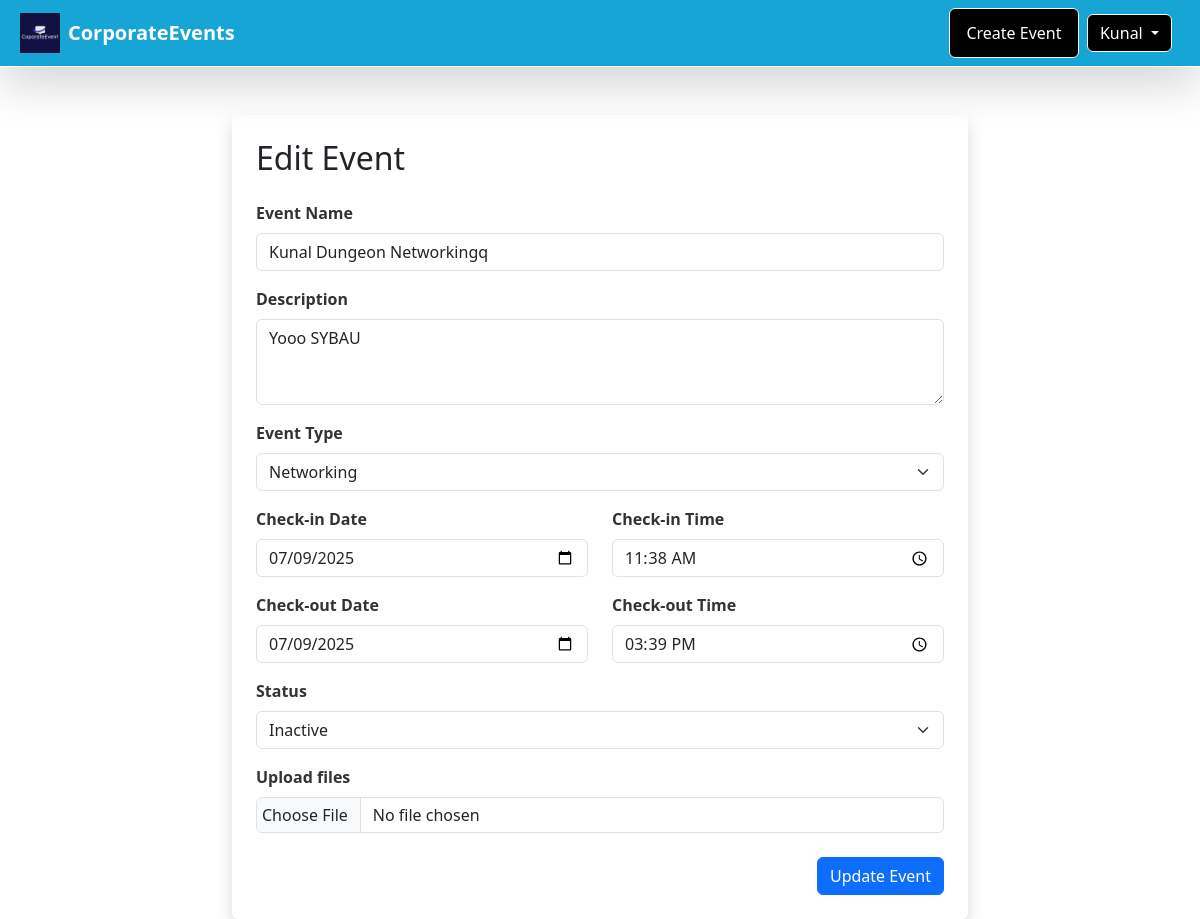
/edit_event/2 (signed in), run on the app's committed database.
### website/models.py (models this page shows, shortened)
class User(db.Model, UserMixin):
    __tablename__ = 'users'
    id = db.Column(db.Integer, primary_key=True)
    first_name = db.Column(db.String(50), nullable=False)
    last_name = db.Column(db.String(50), nullable=False)
    email = db.Column(db.String(100), nullable=False, unique=True)
    contact = db.Column(db.String(15), nullable=False)
    address = db.Column(db.String(200), nullable=False)
    user_name = db.Column(db.String(100), nullable=False, unique=True)
    password = db.Column(db.String(200), nullable=False)

class Event(db.Model):
    __tablename__ = 'events'
    id = db.Column(db.Integer, primary_key=True)
    event_name = db.Column(db.String(100), nullable=False)
    description = db.Column(db.Text, nullable=False)
    event_type = db.Column(db.String(100), nullable=False)
    checkin_date = db.Column(db.DateTime, nullable=False)
    checkout_date = db.Column(db.DateTime, nullable=False)
    checkin_time = db.Column(db.DateTime, nullable=False)
    checkout_time = db.Column(db.DateTime, nullable=False)
    status = db.Column(db.String(50), nullable=False)
    file_name = db.Column(db.String(999), nullable=True)
    bookings = db.relationship('Booking', backref='event', lazy=True)
    tickets = db.relationship('Ticket', backref='event', lazy=True)
    reviews = db.relationship('Review', backref='event', lazy=True)
    user_id = db.Column(db.Integer, db.ForeignKey('users.id'), nullable=False)
    owner = db.relationship('User', backref='events', lazy=True)

### website/views.py (the view, shortened to what this page needs)
@main_bp.route('/edit_event/<int:event_id>', methods=['GET', 'POST'])
@login_required
def edit_event(event_id):
    event = db.session.get(Event, event_id)
    if not event or event.user_id != current_user.id:
        return "Unauthorized", 403
    form = EventForm(obj=event)
    return render_template('createevent.html', form=form, event=event)

### website/__init__.py (called while the page is built)
def create_app():
    app = Flask(__name__)
    app.config['SECRET_KEY'] = 'somesecretkey'
    app.config['SQLALCHEMY_DATABASE_URI'] = 'sqlite:///sqllite_database.db'
    app.config['UPLOAD_FOLDER'] = 'website/static/upload'
    db.init_app(app)
    bcrypt.init_app(app)
    login_manager.init_app(app)
    login_manager.login_view = 'auth.login'
    Bootstrap5(app)
    from .models import User
    @login_manager.user_loader
    def load_user(user_id):
        return db.session.get(User, int(user_id))
    from . import views, auth
    app.register_blueprint(views.main_bp)
    app.register_blueprint(auth.auth_bp)
    return app

### website/templates/createevent.html (shortened to what this page needs)
<!doctype html>
<html lang="en">
<head>
  <link href="https://cdn.jsdelivr.net/npm/bootstrap@5.3.3/dist/css/bootstrap.min.css" rel="stylesheet">
  <link rel="stylesheet" href="{{ url_for('static', filename='style/style.css') }}">
</head>
<body>
  {% extends 'base.html' %}
  {% block content %}
  <main class="container mt-5">
    <div class="row justify-content-center">
      <div class="col-md-8">
        <div class="p-4 shadow rounded bg-white">
          <h2 class="mb-4">{{ 'Edit Event' if event else 'Create Event' }}</h2>
          <form method="POST" enctype="multipart/form-data">
            <div class="mb-3">
              {{ form.event_name.label(class="form-label") }}
              {{ form.event_name(class="form-control", placeholder="Name of the event") }}
            </div>
            <div class="mb-3">
              {{ form.description.label(class="form-label") }}
              {{ form.description(class="form-control", rows=3) }}
            </div>
            <div class="mb-3">
              {{ form.event_type.label(class="form-label") }}
              {{ form.event_type(class="form-select") }}
            </div>
            <div class="row">
              <div class="col-md-6 mb-3">
                {{ form.checkin_date.label(class="form-label") }}
                {{ form.checkin_date(class="form-control") }}
              </div>
              <div class="col-md-6 mb-3">
                {{ form.checkin_time.label(class="form-label") }}
                {{ form.checkin_time(class="form-control") }}
              </div>
              <div class="col-md-6 mb-3">
                {{ form.checkout_date.label(class="form-label") }}
                {{ form.checkout_date(class="form-control") }}
              </div>
              <div class="col-md-6 mb-3">
                {{ form.checkout_time.label(class="form-label") }}
                {{ form.checkout_time(class="form-control") }}
              </div>
            </div>
            <div class="mb-3">
              {{ form.status.label(class="form-label") }}
              {{ form.status(class="form-select") }}
            </div>
            <div class="mb-3">
              {{ form.upload.label(class="form-label") }}
              {{ form.upload(class="form-control") }}
            </div>
            <div class="text-end mt-4">
              {{ form.submit(class="btn btn-primary", value='Update Event' if event else 'Create Event') }}
            </div>
          </form>
        </div>
      </div>
    </div>
  </main>
  {% endblock %}

### website/templates/base.html (shortened to what this page needs)
<html>
<head>
    <link href="https://cdn.jsdelivr.net/npm/bootstrap@5.3.2/dist/css/bootstrap.min.css" rel="stylesheet">
</head>
<body>
    <header>
        <nav class="navbar navbar-expand-lg shadow-lg p-2 border-bottom border-white" style="background-color: #17a5d5;">
            <div class="container-fluid">
                <a class="navbar-brand text-white fw-bold d-flex align-items-center" href="{{ url_for('main.index') }}">
                <img src="{{ url_for('static', filename='img/logo.png') }}" alt="Logo" width="40" height="40" class="me-2">
                CorporateEvents
                </a>
                <div class="collapse navbar-collapse" id="navbarNav">
                <div class="d-flex align-items-center">
                    <a href="{{ url_for('main.create_event') }}"
                    class="btn btn-outline-light me-2 btn-navcreateevent d-flex justify-content-center align-items-center"
                    role="button">
                    Create Event
                    </a>
                    {% if current_user.is_authenticated %}
                    <div class="dropdown me-2">
                        <button class="btn btn-outline-light dropdown-toggle" type="button" id="userDropdown" data-bs-toggle="dropdown" aria-expanded="false">
                        {{ current_user.first_name }}
                        </button>
                    </div>
                    {% endif %}
                </div>
                </div>
            </div>
        </nav>
    </header>
    {% block content %}
    {% endblock %}
</body>
</html>

### website/static/style/style.css (style rules this page uses)
.btn-login, .btn-navcreateevent { background-color: #000000; border: none; height: 50px; width: 130px; font-weight: bold; display: flex; justify-content: center; align-items: center; }
.navbar-brand { color: white; font-size: 1.5rem; }
.btn-primary { background-color: #4b0082; border: none; font-weight: bold }
.form-control { border-radius: 6px; border: 1px solid #ced4da; padding: 10px; }
.form-label { font-weight: 600; color: #333333; }
.dropdown-toggle { padding: 10px 15px; border-radius: 6px; font-size: 14px; width: 100%; }
.form-control[type="file"] { padding: 5px; }
body { font-family: system-ui, "Segoe UI", Helvetica, Arial, sans-serif, "Apple Color Emoji", "Segoe UI Emoji", "Segoe UI Symbol"; line-height: 1.6; }
.btn-login, .btn-navcreateevent, .dropdown-toggle { background-color: #000000 !important; color: #ffffff !important; border: none; font-weight: bold; border-radius: 6px; padding: 0.5rem 1rem; transition: all 0.2s ease-in-out; }

### data on the page
User: first_name "Kunal"
Event: event_name "Kunal Dungeon Networkingq", description "Yooo SYBAU", event_type "Networking", checkin_date "07/09/2025", checkin_time "11:38", checkout_date "07/09/2025", checkout_time "15:39", status "Inactive"

### other printed values
{{ 'Edit Event' if event else 'Create Event' }} "Edit Event"
